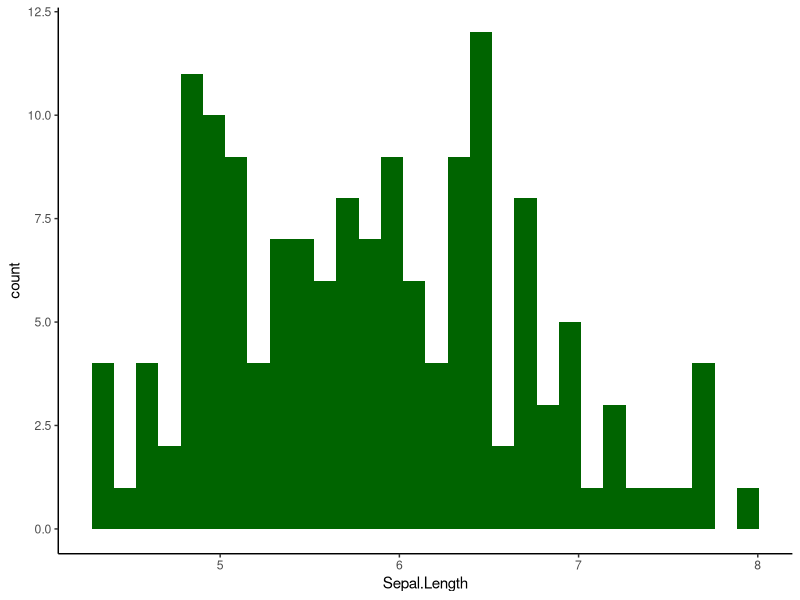

This chart was generated by the following R code:
## ---- chunk 1
knitr::opts_chunk$set(echo = FALSE, 
                      message = FALSE,
                      root.dir = "/Users/cornelius/R_data/PMBL_datasets/PMBL_survival_analysis",
                      dpi = 96,
                      dev = "png",
                      fig.width = 6,
                      fig.height = 6,
                      fig.align = "center",
                      out.width = "80%")
## ---- chunk 2

# Packages & dependencies -------------------------------------------------------------------
starttime <- Sys.time()
# packages
library(kableExtra)
library(tidyverse)

# today's date
today <- format(Sys.Date(), "%Y%m%d")

## ---- chunk 3

iris %>% 
  ggplot(aes(x = Sepal.Length)) + geom_histogram(fill = "darkgreen") +
  theme_classic()
